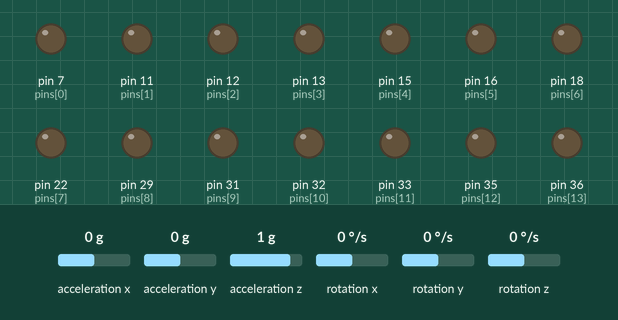
Simulated run of this program. Board: Raspberry Pi (header pin numbers). Parts: output pins drawn as LEDs (lit = HIGH). Inputs (shaded band) come from the test bench; at power-on: acceleration x 0 g, acceleration y 0 g, acceleration z 1 g, rotation x 0 °/s, rotation y 0 °/s, rotation z 0 °/s. The clock reads 2024-03-15 10:24:30 at power-on unless the program sets it; what the program prints to the terminal is not drawn.

Above: at 1.2 s.
1.3 s: acceleration x set to -0.4 g
At 2.4 s:
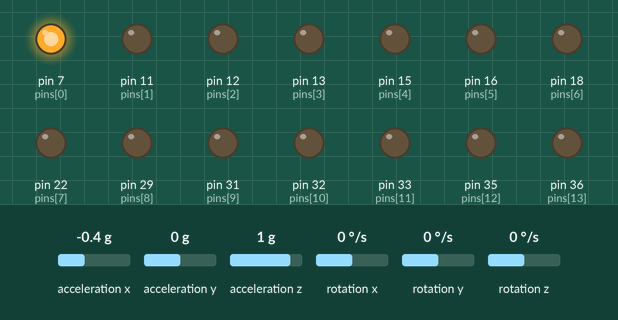
2.8 s: acceleration y set to -0.4 g
At 3.7 s:
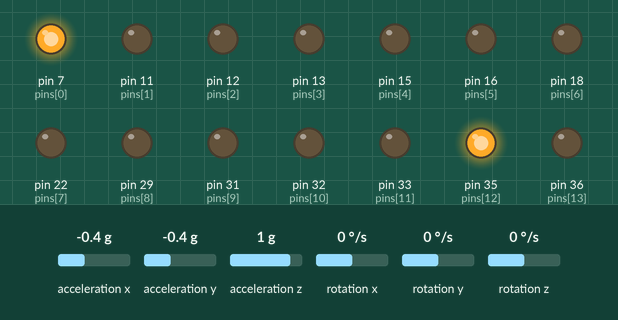
4.3 s: acceleration x set to -1.4 g
At 4.9 s:
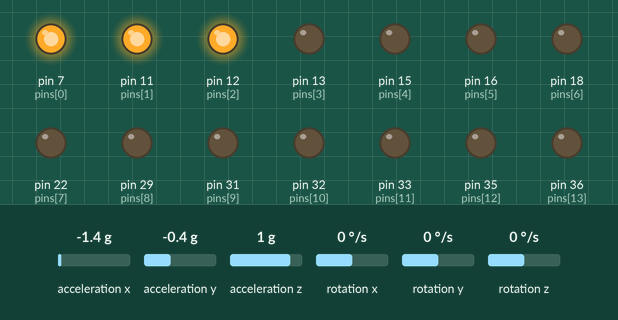
5.8 s: acceleration z set to -1.4 g
At 7.0 s:
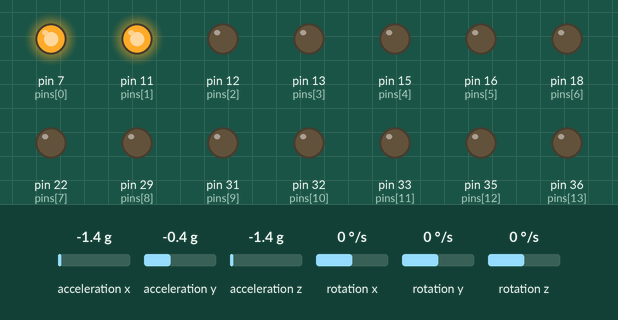
7.3 s: acceleration y set to -1.4 g
At 8.3 s:
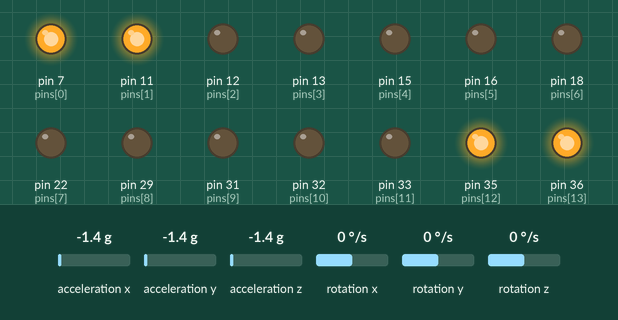
Timing chart, 0 to 9.8 s (numbered marks = the images above; inputs shaded):
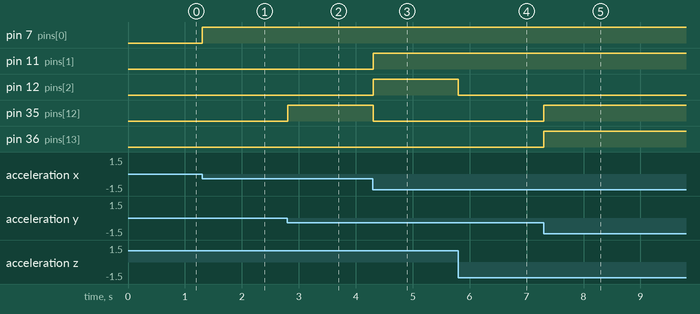

Measured:
- the behaviour switches between -0.2 and -0.3 g on acceleration x (found by bisection; images 0 and 1)
- the behaviour switches between -0.2 and -0.3 g on acceleration y (found by bisection; images 1 and 2)
- after the input at 1.3 s, pin 7 (pins[0]): LOW → HIGH at once
- after the input at 2.8 s, pin 35 (pins[12]): LOW → HIGH at once
- after the input at 4.3 s, pin 11 (pins[1]), pin 12 (pins[2]): LOW → HIGH at once; pin 35 (pins[12]): HIGH → LOW at once
- after the input at 5.8 s, pin 12 (pins[2]): HIGH → LOW at once
- after the input at 7.3 s, pin 35 (pins[12]), pin 36 (pins[13]): LOW → HIGH at once

The program:

LED_kalman.py
```python
import smbus
import RPi.GPIO as io
import sys
import math
import time

dt = time.time()
Q = 0.1
R = 5
P00 = 0.1
P11 = 0.1
P01 = 0.1

address = 0x68
power_on = 0x6b
bus = smbus.SMBus(1)
bus.write_byte_data(address, power_on, 0)

io.setmode(io.BOARD)
pins = [7, 11, 12, 13, 15, 16, 18, 22, 29, 31, 32, 33, 35, 36, 38, 40]
for num in range(len(pins)):
	io.setup(pins[num], io.OUT)
	io.output(pins[num], 0)

def read_byte(adr):
	return bus.read_byte_data(address, adr)

def read_word(adr):
	high = bus.read_byte_data(address, adr)
	low = bus.read_byte_data(address, adr+1)
	val = (high << 8) + low
	return val

def read_word_2c(adr):
	val = read_word(adr)
	if (val >= 0x8000):
		return -((65535 - val) + 1)
	else:
		return val

def dist(a, b):
	return math.sqrt((a*a)+(b*b))

def accel_y_rotation(x, y, z):
	radians = math.atan2(x, dist(y, z))
	return -math.degrees(radians)

def accel_x_rotation(x, y, z):
	radians = math.atan2(y, dist(x, z))
	return math.degrees(radians)

def gyro_y_rotation(gyro_pitch, gyro_x, dt):
	gyro_pitch = gyro_pitch + (gyro_x * dt)
	return gyro_pitch

def gyro_x_rotation(gyro_roll, gyro_y, dt):
	gyro_roll = gyro_roll + (gyro_y * dt)
	return gyro_roll

def LED_on(angle, deg, pin):
	if angle > deg:
		io.output(pins[pin], 1)
	else:
		io.output(pins[pin], 0)

def LED_on2(angle, deg, pin):
	if angle < deg:
		io.output(pins[pin], 1)
	else:
		io.output(pins[pin], 0)

init_accel_x = read_word_2c(0x3b)
init_accel_y = read_word_2c(0x3d)
init_accel_z = read_word_2c(0x3f)
gyro_pitch = accel_x_rotation(init_accel_x, init_accel_y, init_accel_z)
gyro_roll = accel_y_rotation(init_accel_x, init_accel_y, init_accel_z)
predicted_pitch = gyro_pitch
predicted_roll = gyro_roll

while 1:
	gyro_x = read_word_2c(0x43) / 131
	gyro_y = read_word_2c(0x45) / 131
	gyro_z = read_word_2c(0x47) / 131

	accel_x = read_word_2c(0x3b) / 16384.0
	accel_y = read_word_2c(0x3d) / 16384.0
	accel_z = read_word_2c(0x3f) / 16384.0

	dt = dt - time.time()

	accel_pitch = accel_y_rotation(accel_x, accel_y, accel_z)
	gyro_pitch = gyro_y_rotation(gyro_pitch, gyro_x, dt)
	accel_roll = accel_x_rotation(accel_x, accel_y, accel_z)
	gyro_roll = gyro_x_rotation(gyro_roll, gyro_y, dt)

	predicted_pitch = predicted_pitch + gyro_pitch
	predicted_roll = predicted_roll - gyro_roll

	P00 += dt * (2 * P01 + dt * P11)
	P01 += dt * P11
	P00 += dt * Q
	P11 += dt * Q
	Kk0 = P00 / (P00 + R)
	Kk1 = P01 / (P01 + R)

	predicted_pitch += (accel_pitch - predicted_pitch) * Kk0
	predicted_roll += (accel_roll - predicted_roll) * Kk0

	P00 *= (1 - Kk0)
	P01 *= (1 - Kk1)
	P11 -= Kk1 * P01

	pitch = str(round(predicted_pitch, 2))
	roll = str(round(predicted_roll, 2))

	sys.stdout.write("\r{}     {}".format(pitch, roll))
	sys.stdout.flush()

	LED_on(predicted_pitch, 15, 0)
	LED_on(predicted_pitch, 30, 1)
	LED_on(predicted_pitch, 45, 2)
	LED_on(predicted_pitch, 60, 3)

	LED_on2(predicted_pitch, -15, 4)
	LED_on2(predicted_pitch, -30, 5)
	LED_on2(predicted_pitch, -45, 6)
	LED_on2(predicted_pitch, -60, 7)

	LED_on(predicted_roll, 15, 8)
	LED_on(predicted_roll, 30, 9)
	LED_on(predicted_roll, 45, 10)
	LED_on(predicted_roll, 60, 11)

	LED_on2(predicted_roll, -15, 12)
	LED_on2(predicted_roll, -30, 13)
	LED_on2(predicted_roll, -45, 14)
	LED_on2(predicted_roll, -60, 15)
```
